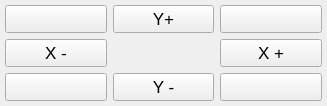
               <widget class="QWidget" name="axisXAndAxisYWidget" native="true">
                <property name="sizePolicy">
                 <sizepolicy hsizetype="Preferred" vsizetype="Preferred">
                  <horstretch>3</horstretch>
                  <verstretch>0</verstretch>
                 </sizepolicy>
                </property>
                <layout class="QGridLayout" name="gridLayout_4">
                 <property name="leftMargin">
                  <number>5</number>
                 </property>
                 <property name="topMargin">
                  <number>5</number>
                 </property>
                 <property name="rightMargin">
                  <number>5</number>
                 </property>
                 <property name="bottomMargin">
                  <number>5</number>
                 </property>
                 <item row="0" column="0">
                  <widget class="AxisPushButton" name="movementXNegativeYPositivePushButton">
                   <property name="sizePolicy">
                    <sizepolicy hsizetype="Preferred" vsizetype="Preferred">
                     <horstretch>1</horstretch>
                     <verstretch>1</verstretch>
                    </sizepolicy>
                   </property>
                   <property name="font">
                    <font>
                     <pointsize>13</pointsize>
                    </font>
                   </property>
                   <property name="icon">
                    <iconset resource="resources/images.qrc">
                     <normaloff>:/arrows/images/arrows/ArrowLeftUp.png</normaloff>:/arrows/images/arrows/ArrowLeftUp.png</iconset>
                   </property>
                   <property name="iconSize">
                    <size>
                     <width>32</width>
                     <height>32</height>
                    </size>
                   </property>
                   <property name="autoRepeat">
                    <bool>false</bool>
                   </property>
                   <property name="default">
                    <bool>false</bool>
                   </property>
                  </widget>
                 </item>
                 <item row="2" column="1">
                  <widget class="AxisPushButton" name="movementYNegativePushButton">
                   <property name="sizePolicy">
                    <sizepolicy hsizetype="Preferred" vsizetype="Preferred">
                     <horstretch>1</horstretch>
                     <verstretch>1</verstretch>
                    </sizepolicy>
                   </property>
                   <property name="font">
                    <font>
                     <pointsize>13</pointsize>
                    </font>
                   </property>
                   <property name="text">
                    <string>Y -</string>
                   </property>
                   <property name="icon">
                    <iconset resource="resources/images.qrc">
                     <normaloff>:/arrows/images/arrows/ArrowDown.png</normaloff>:/arrows/images/arrows/ArrowDown.png</iconset>
                   </property>
                   <property name="iconSize">
                    <size>
                     <width>32</width>
                     <height>32</height>
                    </size>
                   </property>
                   <property name="autoRepeat">
                    <bool>false</bool>
                   </property>
                   <property name="default">
                    <bool>false</bool>
                   </property>
                  </widget>
                 </item>
                 <item row="2" column="2">
                  <widget class="AxisPushButton" name="movementXPositiveYNegativePushButton">
                   <property name="sizePolicy">
                    <sizepolicy hsizetype="Preferred" vsizetype="Preferred">
                     <horstretch>1</horstretch>
                     <verstretch>1</verstretch>
                    </sizepolicy>
                   </property>
                   <property name="font">
                    <font>
                     <pointsize>13</pointsize>
                    </font>
                   </property>
                   <property name="icon">
                    <iconset resource="resources/images.qrc">
                     <normaloff>:/arrows/images/arrows/ArrowRightDown.png</normaloff>:/arrows/images/arrows/ArrowRightDown.png</iconset>
                   </property>
                   <property name="iconSize">
                    <size>
                     <width>32</width>
                     <height>32</height>
                    </size>
                   </property>
                   <property name="autoRepeat">
                    <bool>false</bool>
                   </property>
                   <property name="default">
                    <bool>false</bool>
                   </property>
                  </widget>
                 </item>
                 <item row="0" column="2">
                  <widget class="AxisPushButton" name="movementXPositiveYPositivePushButton">
                   <property name="sizePolicy">
                    <sizepolicy hsizetype="Preferred" vsizetype="Preferred">
                     <horstretch>1</horstretch>
                     <verstretch>1</verstretch>
                    </sizepolicy>
                   </property>
                   <property name="font">
                    <font>
                     <pointsize>13</pointsize>
                    </font>
                   </property>
                   <property name="icon">
                    <iconset resource="resources/images.qrc">
                     <normaloff>:/arrows/images/arrows/ArrowRightUp.png</normaloff>:/arrows/images/arrows/ArrowRightUp.png</iconset>
                   </property>
                   <property name="iconSize">
                    <size>
                     <width>32</width>
                     <height>32</height>
                    </size>
                   </property>
                   <property name="autoRepeat">
                    <bool>false</bool>
                   </property>
                   <property name="autoDefault">
                    <bool>false</bool>
                   </property>
                   <property name="default">
                    <bool>false</bool>
                   </property>
                   <property name="flat">
                    <bool>false</bool>
                   </property>
                  </widget>
                 </item>
                 <item row="1" column="1">
                  <spacer name="horizontalSpacer_3">
                   <property name="orientation">
                    <enum>Qt::Horizontal</enum>
                   </property>
                   <property name="sizeHint" stdset="0">
                    <size>
                     <width>145</width>
                     <height>16</height>
                    </size>
                   </property>
                  </spacer>
                 </item>
                 <item row="2" column="0">
                  <widget class="AxisPushButton" name="movementXNegativeYNegativePushButton">
                   <property name="sizePolicy">
                    <sizepolicy hsizetype="Preferred" vsizetype="Preferred">
                     <horstretch>1</horstretch>
                     <verstretch>1</verstretch>
                    </sizepolicy>
                   </property>
                   <property name="font">
                    <font>
                     <pointsize>13</pointsize>
                    </font>
                   </property>
                   <property name="icon">
                    <iconset resource="resources/images.qrc">
                     <normaloff>:/arrows/images/arrows/ArrowLeftDown.png</normaloff>:/arrows/images/arrows/ArrowLeftDown.png</iconset>
                   </property>
                   <property name="iconSize">
                    <size>
                     <width>32</width>
                     <height>32</height>
                    </size>
                   </property>
                   <property name="autoRepeat">
                    <bool>false</bool>
                   </property>
                   <property name="default">
                    <bool>false</bool>
                   </property>
                  </widget>
                 </item>
                 <item row="0" column="1">
                  <widget class="AxisPushButton" name="movementYPositivePushButton">
                   <property name="sizePolicy">
                    <sizepolicy hsizetype="Preferred" vsizetype="Preferred">
                     <horstretch>1</horstretch>
                     <verstretch>1</verstretch>
                    </sizepolicy>
                   </property>
                   <property name="font">
                    <font>
                     <pointsize>13</pointsize>
                    </font>
                   </property>
                   <property name="text">
                    <string>Y+</string>
                   </property>
                   <property name="icon">
                    <iconset resource="resources/images.qrc">
                     <normaloff>:/arrows/images/arrows/ArrowUp.png</normaloff>:/arrows/images/arrows/ArrowUp.png</iconset>
                   </property>
                   <property name="iconSize">
                    <size>
                     <width>32</width>
                     <height>32</height>
                    </size>
                   </property>
                   <property name="autoRepeat">
                    <bool>false</bool>
                   </property>
                   <property name="default">
                    <bool>false</bool>
                   </property>
                  </widget>
                 </item>
                 <item row="1" column="2">
                  <widget class="AxisPushButton" name="movementXPositivePushButton">
                   <property name="enabled">
                    <bool>true</bool>
                   </property>
                   <property name="sizePolicy">
                    <sizepolicy hsizetype="Preferred" vsizetype="Preferred">
                     <horstretch>1</horstretch>
                     <verstretch>1</verstretch>
                    </sizepolicy>
                   </property>
                   <property name="font">
                    <font>
                     <pointsize>13</pointsize>
                    </font>
                   </property>
                   <property name="layoutDirection">
                    <enum>Qt::LeftToRight</enum>
                   </property>
                   <property name="autoFillBackground">
                    <bool>false</bool>
                   </property>
                   <property name="text">
                    <string>X +</string>
                   </property>
                   <property name="icon">
                    <iconset resource="resources/images.qrc">
                     <normaloff>:/arrows/images/arrows/ArrowRight.png</normaloff>:/arrows/images/arrows/ArrowRight.png</iconset>
                   </property>
                   <property name="iconSize">
                    <size>
                     <width>32</width>
                     <height>32</height>
                    </size>
                   </property>
                   <property name="checkable">
                    <bool>false</bool>
                   </property>
                   <property name="checked">
                    <bool>false</bool>
                   </property>
                   <property name="autoRepeat">
                    <bool>false</bool>
                   </property>
                   <property name="autoExclusive">
                    <bool>false</bool>
                   </property>
                   <property name="autoRepeatDelay">
                    <number>300</number>
                   </property>
                   <property name="autoRepeatInterval">
                    <number>100</number>
                   </property>
                   <property name="default">
                    <bool>false</bool>
                   </property>
                  </widget>
                 </item>
                 <item row="1" column="0">
                  <widget class="AxisPushButton" name="movementXNegativePushButton">
                   <property name="sizePolicy">
                    <sizepolicy hsizetype="Preferred" vsizetype="Preferred">
                     <horstretch>1</horstretch>
                     <verstretch>1</verstretch>
                    </sizepolicy>
                   </property>
                   <property name="font">
                    <font>
                     <pointsize>13</pointsize>
                    </font>
                   </property>
                   <property name="text">
                    <string>X -</string>
                   </property>
                   <property name="icon">
                    <iconset resource="resources/images.qrc">
                     <normaloff>:/arrows/images/arrows/ArrowLeft.png</normaloff>:/arrows/images/arrows/ArrowLeft.png</iconset>
                   </property>
                   <property name="iconSize">
                    <size>
                     <width>32</width>
                     <height>32</height>
                    </size>
                   </property>
                   <property name="autoRepeat">
                    <bool>false</bool>
                   </property>
                   <property name="default">
                    <bool>false</bool>
                   </property>
                  </widget>
                 </item>
                </layout>
               </widget>
